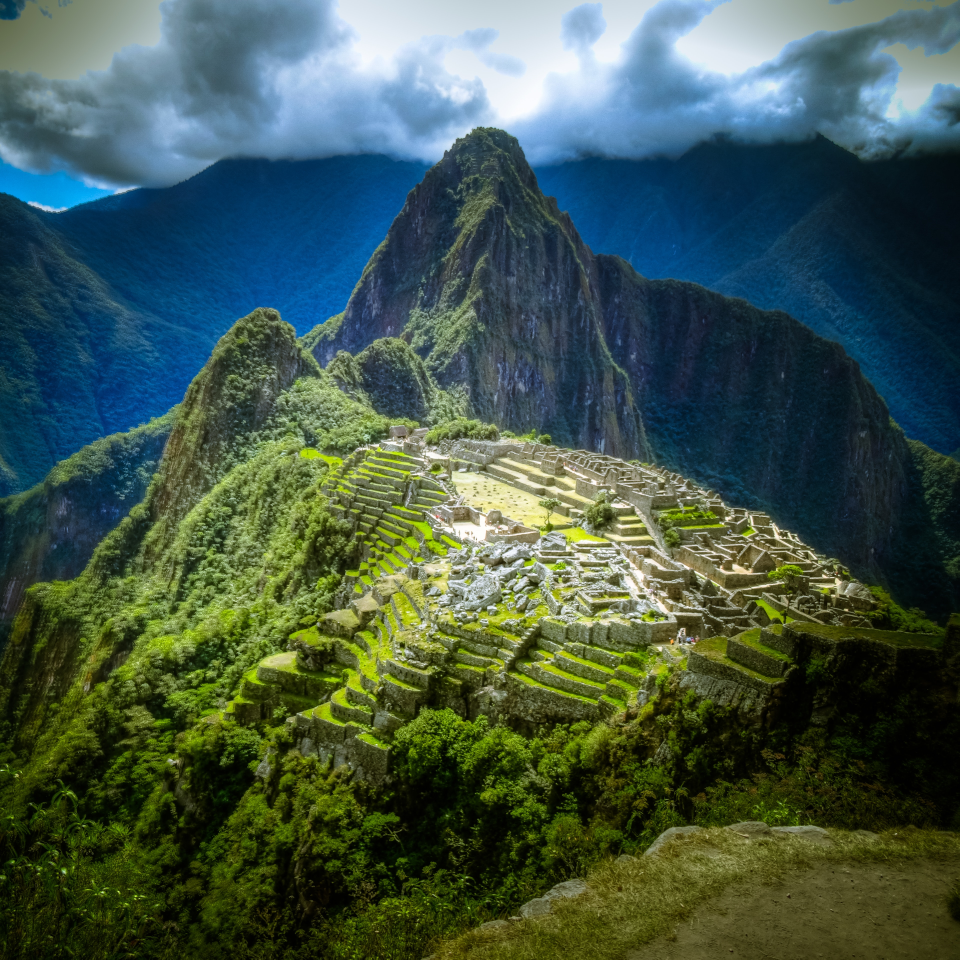
#> input picture images/babak-fakhamzadeh-PO7CGnoDFUI-unsplash.jpg, 3838 x 3838 px (shown at 1/4 size); its folder holds only this picture in this run
$ jupyter execute image_structure.ipynb   (older library calls are emulated)
#> lines starting #> are read from the running program, lines starting #| are printed output that depends on the picture
[cell 1]
import glob
import random

import matplotlib.pyplot as plt
import numpy as np

from PIL import Image
from IPython.display import display

[cell 2]
image_files = glob.glob('./images/*.jpg')

[cell 3]
max_side = 512

# pick random file and display
img = Image.open(random.choice(image_files))
#> img is the input picture: PIL image 3838x3838 RGB; mean R, G, B 65.7, 86.8, 74.1
img.thumbnail((max_side, max_side), Image.ANTIALIAS)
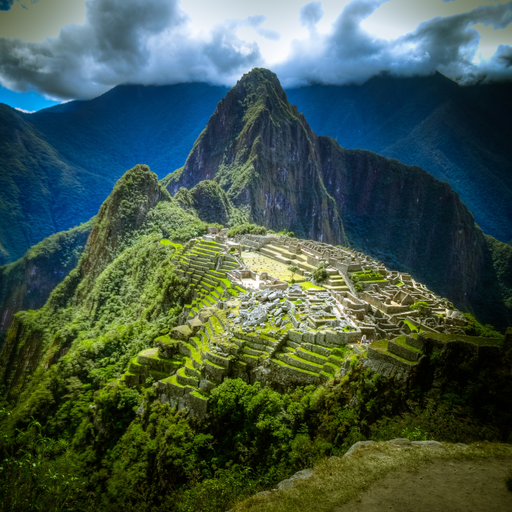
#> img: PIL image 512x512 RGB; mean R, G, B 65.6, 86.7, 74

[cell 4]
display(img)

## Visualize individual channels

[cell 5]
r, g, b = img.split()
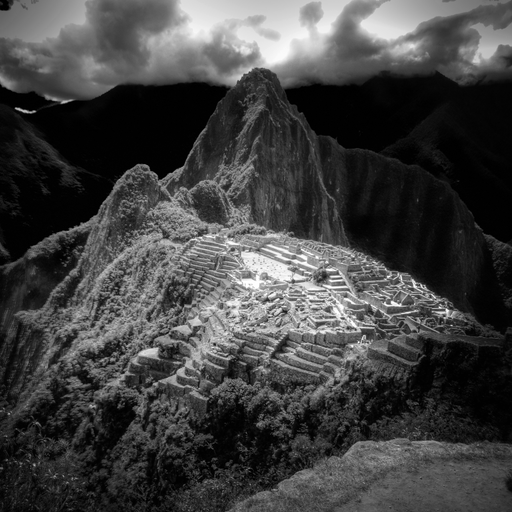
#> r: PIL image 512x512 L; min 0, max 255, mean 65.6
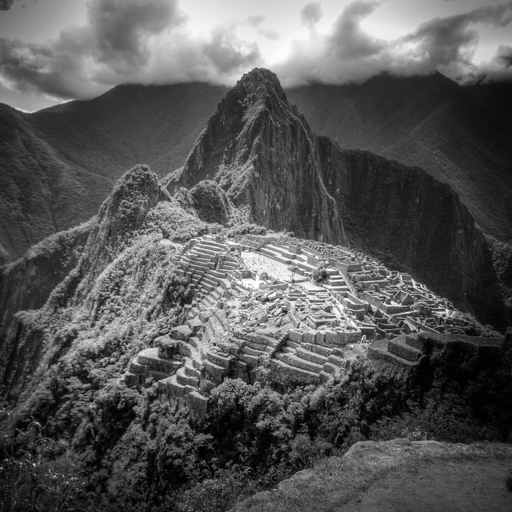
#> g: PIL image 512x512 L; min 0, max 255, mean 86.7
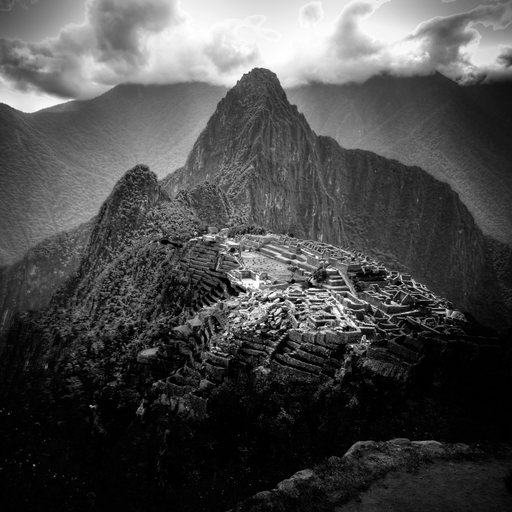
#> b: PIL image 512x512 L; min 0, max 255, mean 74
w, h = r.size
#> w = 512; h = 512

# put all channels together
rgb_img = Image.new('L', (3*w, h))
#> rgb_img: PIL image 1536x512 L; every value is 0
rgb_img.paste(r, (0, 0))
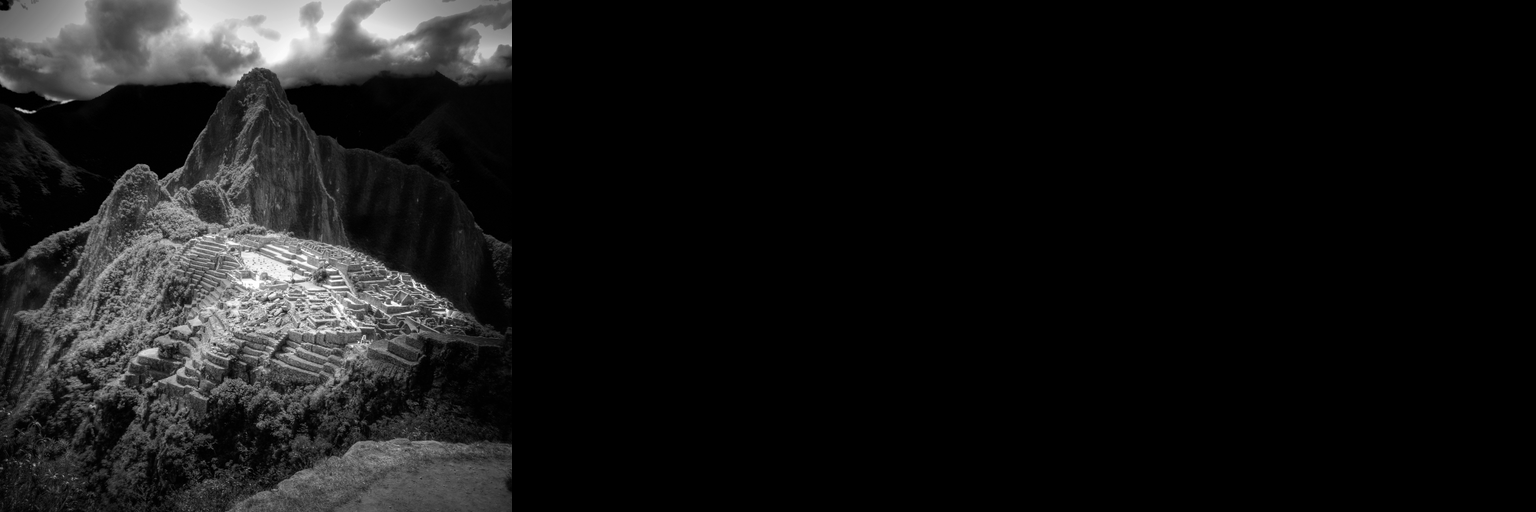
#> rgb_img: PIL image 1536x512 L; min 0, max 255, mean 21.9
rgb_img.paste(g, (w, 0))
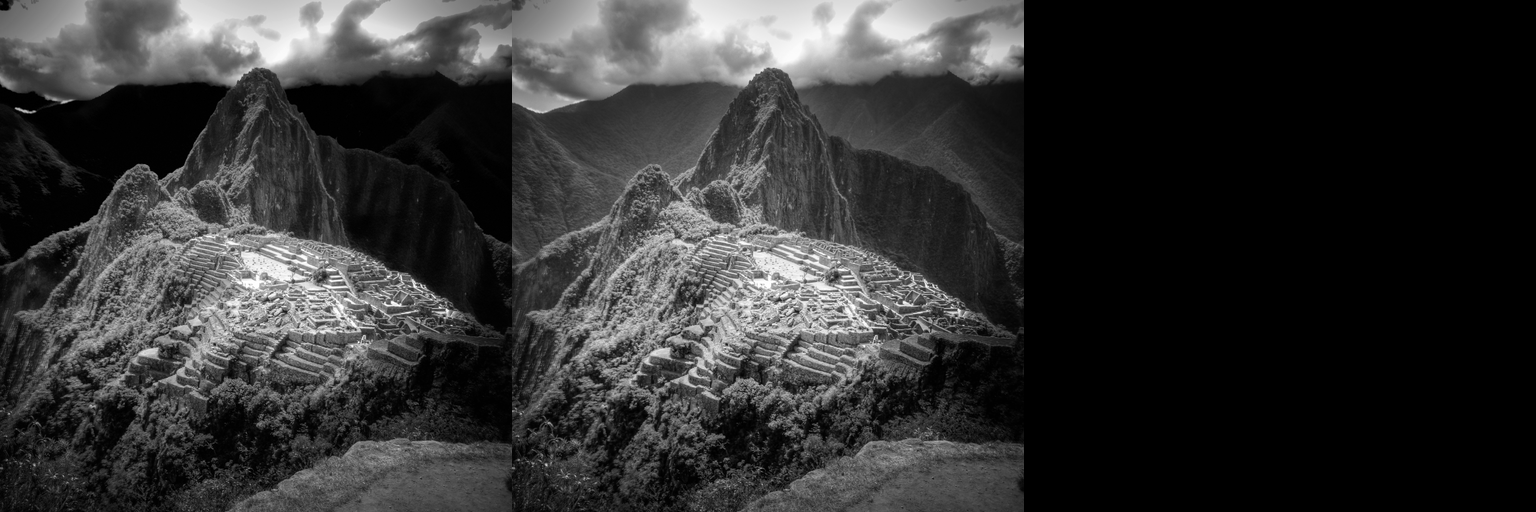
#> rgb_img: PIL image 1536x512 L; min 0, max 255, mean 50.8
rgb_img.paste(b, (2*w, 0))
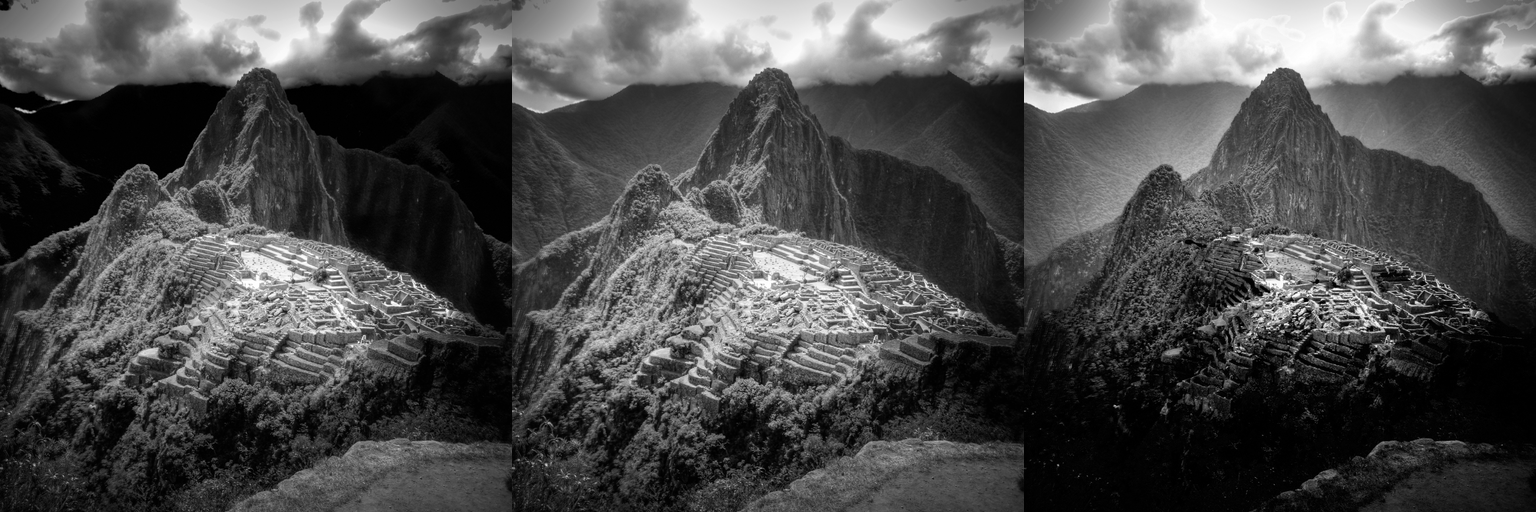
#> rgb_img: PIL image 1536x512 L; min 0, max 255, mean 75.4

[cell 6]
display(rgb_img)

How individual RGB components interact to form color:

## Image as matrix

[cell 7]
img_np = np.array(img)

print(type(img))
#| <class 'PIL.JpegImagePlugin.JpegImageFile'>
print(type(img_np), img_np.shape)
#| <class 'numpy.ndarray'> (512, 512, 3)

#### Pixel values of the image

[cell 8]
print(img_np)
#> (printed output is left out)

#### Pixel value at coordinate (0, 0)

[cell 9]
print(img_np[0, 0, :])
#| [ 0 48 70]

#### Pixel values range

[cell 10]
np.min(img_np), np.max(img_np)
#> Out = (0, 255)
